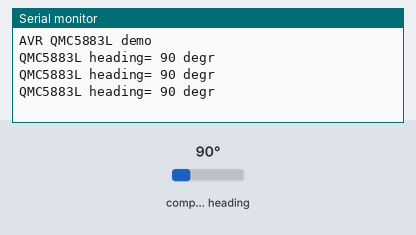
This program was run on a simulated ATmega32, built with avr-gcc and emulated at 8 MHz. Shown: the last lines printed to the serial monitor. Wiring (inferred from the names in the program): QMC5883L compass at I2C address 0x0D. The test bench sets the inputs (shaded band); at power-on: compass heading 90°.

Above: at 1.2 s.
1.3 s: compass heading set to 7°
At 2.0 s:
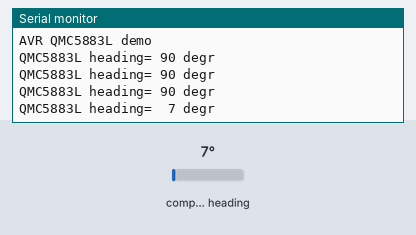
3.5 s: compass heading set to 180°
At 4.0 s:
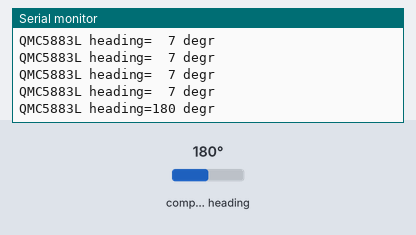

The program:

main.c
```c
#define F_CPU 8000000UL

#include <avr/io.h>
#include <avr/interrupt.h>
#include <util/delay.h>
#include <avr/pgmspace.h>

#include "uart/uart.h"
#include "xprintf_asm/xprintf_asm.h"
#include "avr-hw-i2c/i2cmaster.h"
#include "qmc5883l/qmc5883l.h"

int main (void)
{
	int16_t mx,my,mz;
	float hdg;

	uart_init(UART_BAUD_SELECT_DOUBLE_SPEED(2400,F_CPU));
	xdev_out(uart_putc);

	xputs(PSTR("AVR QMC5883L demo\n"));
	i2c_init();
	qmc5883l_init();
	sei();
	while(1){
		qmc5883l_getrawdata(&mx,&my,&mz);
		hdg = qmc5883l_calc_heading(mx,my);

		//xprintf(PSTR("QMC5883L heading=%3d degr mx=%d my=%d mz=%d  \n"), (int16_t)hdg,mx,my,mz);
		xprintf(PSTR("QMC5883L heading=%3d degr \n"), (int16_t)hdg);
		_delay_ms(500);
	}
}
```

i2cmaster.h
```c
#ifndef _I2CMASTER_H
#define _I2CMASTER_H   1
/*************************************************************************
* Title:    C include file for the I2C master interface
*           (i2cmaster.S or twimaster.c)
* Author:   Peter Fleury <pfleury@gmx.ch>  http://jump.to/fleury
* File:     $Id: i2cmaster.h,v 1.10 2005/03/06 22:39:57 Peter Exp $
* Software: AVR-GCC 3.4.3 / avr-libc 1.2.3
* Target:   any AVR device
* Usage:    see Doxygen manual
**************************************************************************/

#ifdef DOXYGEN
/**
 @defgroup pfleury_ic2master I2C Master library
 @code #include <i2cmaster.h> @endcode

 @brief I2C (TWI) Master Software Library

 Basic routines for communicating with I2C slave devices. This single master
 implementation is limited to one bus master on the I2C bus.

 This I2c library is implemented as a compact assembler software implementation of the I2C protocol
 which runs on any AVR (i2cmaster.S) and as a TWI hardware interface for all AVR with built-in TWI hardware (twimaster.c).
 Since the API for these two implementations is exactly the same, an application can be linked either against the
 software I2C implementation or the hardware I2C implementation.

 Use 4.7k pull-up resistor on the SDA and SCL pin.

 Adapt the SCL and SDA port and pin definitions and eventually the delay routine in the module
 i2cmaster.S to your target when using the software I2C implementation !

 Adjust the  CPU clock frequence F_CPU in twimaster.c or in the Makfile when using the TWI hardware implementaion.

 @note
    The module i2cmaster.S is based on the Atmel Application Note AVR300, corrected and adapted
    to GNU assembler and AVR-GCC C call interface.
    Replaced the incorrect quarter period delays found in AVR300 with
    half period delays.

 @author Peter Fleury pfleury@gmx.ch  http://jump.to/fleury

 @par API Usage Example
  The following code shows typical usage of this library, see example test_i2cmaster.c

 @code

 #include <i2cmaster.h>


 #define Dev24C02  0xA2      // device address of EEPROM 24C02, see datasheet

 int main(void)
 {
     unsigned char ret;

     i2c_init();                             // initialize I2C library

     // write 0x75 to EEPROM address 5 (Byte Write)
     i2c_start_wait(Dev24C02+I2C_WRITE);     // set device address and write mode
     i2c_write(0x05);                        // write address = 5
     i2c_write(0x75);                        // write value 0x75 to EEPROM
     i2c_stop();                             // set stop conditon = release bus


     // read previously written value back from EEPROM address 5
     i2c_start_wait(Dev24C02+I2C_WRITE);     // set device address and write mode

     i2c_write(0x05);                        // write address = 5
     i2c_rep_start(Dev24C02+I2C_READ);       // set device address and read mode

     ret = i2c_readNak();                    // read one byte from EEPROM
     i2c_stop();

     for(;;);
 }
 @endcode

*/
#endif /* DOXYGEN */

/**@{*/

#if (__GNUC__ * 100 + __GNUC_MINOR__) < 304
#error "This library requires AVR-GCC 3.4 or later, update to newer AVR-GCC compiler !"
#endif

#include <avr/io.h>

/** defines the data direction (reading from I2C device) in i2c_start(),i2c_rep_start() */
#define I2C_READ    1

/** defines the data direction (writing to I2C device) in i2c_start(),i2c_rep_start() */
#define I2C_WRITE   0


/**
 @brief initialize the I2C master interace. Need to be called only once
 @param  void
 @return none
 */
extern void i2c_init(void);


/**
 @brief Terminates the data transfer and releases the I2C bus
 @param void
 @return none
 */
extern void i2c_stop(void);


/**
 @brief Issues a start condition and sends address and transfer direction

 @param    addr address and transfer direction of I2C device
 @retval   0   device accessible
 @retval   1   failed to access device
 */
extern unsigned char i2c_start(unsigned char addr);


/**
 @brief Issues a repeated start condition and sends address and transfer direction

 @param   addr address and transfer direction of I2C device
 @retval  0 device accessible
 @retval  1 failed to access device
 */
extern unsigned char i2c_rep_start(unsigned char addr);


/**
 @brief Issues a start condition and sends address and transfer direction

 If device is busy, use ack polling to wait until device ready
 @param    addr address and transfer direction of I2C device
 @return   none
 */
extern void i2c_start_wait(unsigned char addr);


/**
 @brief Send one byte to I2C device
 @param    data  byte to be transfered
 @retval   0 write successful
 @retval   1 write failed
 */
extern unsigned char i2c_write(unsigned char data);


/**
 @brief    read one byte from the I2C device, request more data from device
 @return   byte read from I2C device
 */
extern unsigned char i2c_readAck(void);

/**
 @brief    read one byte from the I2C device, read is followed by a stop condition
 @return   byte read from I2C device
 */
extern unsigned char i2c_readNak(void);

/**
 @brief    read one byte from the I2C device

 Implemented as a macro, which calls either i2c_readAck or i2c_readNak

 @param    ack 1 send ack, request more data from device<br>
               0 send nak, read is followed by a stop condition
 @return   byte read from I2C device
 */
extern unsigned char i2c_read(unsigned char ack);
#define i2c_read(ack)  (ack) ? i2c_readAck() : i2c_readNak();


/**@}*/
#endif
```

twimastertimeout.c
```c
/*
 * modified version of I2C master library
 * added a timeout variable for non blocking i2c
 */

/*************************************************************************
* Title:    I2C master library using hardware TWI interface
* Author:   Peter Fleury <pfleury@gmx.ch>  http://jump.to/fleury
* File:     $Id: twimaster.c,v 1.3 2005/07/02 11:14:21 Peter Exp $
* Software: AVR-GCC 3.4.3 / avr-libc 1.2.3
* Target:   any AVR device with hardware TWI
* Usage:    API compatible with I2C Software Library i2cmaster.h
**************************************************************************/
#include "i2cmaster.h"
#include <inttypes.h>
#include <stdio.h>
#include <util/twi.h>


/* define CPU frequency in Mhz here if not defined in Makefile */
#ifndef F_CPU
#define F_CPU 4000000UL
#endif

/* I2C clock in Hz */
#define SCL_CLOCK  100000L

/* I2C timer max delay */
#define I2C_TIMER_DELAY 0xFF

/*************************************************************************
 Initialization of the I2C bus interface. Need to be called only once
*************************************************************************/
void i2c_init(void)
{
  /* initialize TWI clock: 100 kHz clock, TWPS = 0 => prescaler = 1 */

  TWSR = 0;                         /* no prescaler */
  TWBR = ((F_CPU/SCL_CLOCK)-16)/2;  /* must be > 10 for stable operation */

}/* i2c_init */


/*************************************************************************
  Issues a start condition and sends address and transfer direction.
  return 0 = device accessible, 1= failed to access device
*************************************************************************/
unsigned char i2c_start(unsigned char address)
{
	uint32_t  i2c_timer = 0;
    uint8_t   twst;

	// send START condition
	TWCR = (1<<TWINT) | (1<<TWSTA) | (1<<TWEN);

	// wait until transmission completed
	i2c_timer = I2C_TIMER_DELAY;
	while(!(TWCR & (1<<TWINT)) && i2c_timer--);
	if(i2c_timer == 0)
		return 1;

	// check value of TWI Status Register. Mask prescaler bits.
	twst = TW_STATUS & 0xF8;
	if ( (twst != TW_START) && (twst != TW_REP_START)) return 1;

	// send device address
	TWDR = address;
	TWCR = (1<<TWINT) | (1<<TWEN);

	// wail until transmission completed and ACK/NACK has been received
	i2c_timer = I2C_TIMER_DELAY;
	while(!(TWCR & (1<<TWINT)) && i2c_timer--);
	if(i2c_timer == 0)
		return 1;

	// check value of TWI Status Register. Mask prescaler bits.
	twst = TW_STATUS & 0xF8;
	if ( (twst != TW_MT_SLA_ACK) && (twst != TW_MR_SLA_ACK) ) return 1;

	return 0;

}/* i2c_start */


/*************************************************************************
 Issues a start condition and sends address and transfer direction.
 If device is busy, use ack polling to wait until device is ready

 Input:   address and transfer direction of I2C device
*************************************************************************/
void i2c_start_wait(unsigned char address)
{
	uint32_t  i2c_timer = 0;
	uint8_t   twst;

    while ( 1 )
    {
	    // send START condition
	    TWCR = (1<<TWINT) | (1<<TWSTA) | (1<<TWEN);

    	// wait until transmission completed
	    i2c_timer = I2C_TIMER_DELAY;
    	while(!(TWCR & (1<<TWINT)) && i2c_timer--);

    	// check value of TWI Status Register. Mask prescaler bits.
    	twst = TW_STATUS & 0xF8;
    	if ( (twst != TW_START) && (twst != TW_REP_START)) continue;

    	// send device address
    	TWDR = address;
    	TWCR = (1<<TWINT) | (1<<TWEN);

    	// wail until transmission completed
    	i2c_timer = I2C_TIMER_DELAY;
    	while(!(TWCR & (1<<TWINT)) && i2c_timer--);

    	// check value of TWI Status Register. Mask prescaler bits.
    	twst = TW_STATUS & 0xF8;
    	if ( (twst == TW_MT_SLA_NACK )||(twst ==TW_MR_DATA_NACK) )
    	{
    	    /* device busy, send stop condition to terminate write operation */
	        TWCR = (1<<TWINT) | (1<<TWEN) | (1<<TWSTO);

	        // wait until stop condition is executed and bus released
	        i2c_timer = I2C_TIMER_DELAY;
	        while((TWCR & (1<<TWSTO)) && i2c_timer--);

    	    continue;
    	}
    	//if( twst != TW_MT_SLA_ACK) return 1;
    	break;
     }

}/* i2c_start_wait */


/*************************************************************************
 Issues a repeated start condition and sends address and transfer direction

 Input:   address and transfer direction of I2C device

 Return:  0 device accessible
          1 failed to access device
*************************************************************************/
unsigned char i2c_rep_start(unsigned char address)
{
    return i2c_start( address );

}/* i2c_rep_start */


/*************************************************************************
 Terminates the data transfer and releases the I2C bus
*************************************************************************/
void i2c_stop(void)
{
	uint32_t  i2c_timer = 0;

    /* send stop condition */
	TWCR = (1<<TWINT) | (1<<TWEN) | (1<<TWSTO);

	// wait until stop condition is executed and bus released
	i2c_timer = I2C_TIMER_DELAY;
	while((TWCR & (1<<TWSTO)) && i2c_timer--);

}/* i2c_stop */


/*************************************************************************
  Send one byte to I2C device

  Input:    byte to be transfered
  Return:   0 write successful
            1 write failed
*************************************************************************/
unsigned char i2c_write( unsigned char data )
{
	uint32_t  i2c_timer = 0;
    uint8_t   twst;

	// send data to the previously addressed device
	TWDR = data;
	TWCR = (1<<TWINT) | (1<<TWEN);

	// wait until transmission completed
	i2c_timer = I2C_TIMER_DELAY;
	while(!(TWCR & (1<<TWINT)) && i2c_timer--);
	if(i2c_timer == 0)
		return 1;

	// check value of TWI Status Register. Mask prescaler bits
	twst = TW_STATUS & 0xF8;
	if( twst != TW_MT_DATA_ACK) return 1;
	return 0;

}/* i2c_write */


/*************************************************************************
 Read one byte from the I2C device, request more data from device

 Return:  byte read from I2C device
*************************************************************************/
unsigned char i2c_readAck(void)
{
	uint32_t  i2c_timer = 0;

	TWCR = (1<<TWINT) | (1<<TWEN) | (1<<TWEA);
	i2c_timer = I2C_TIMER_DELAY;
	while(!(TWCR & (1<<TWINT)) && i2c_timer--);
	if(i2c_timer == 0)
		return 0;

    return TWDR;

}/* i2c_readAck */


/*************************************************************************
 Read one byte from the I2C device, read is followed by a stop condition

 Return:  byte read from I2C device
*************************************************************************/
unsigned char i2c_readNak(void)
{
	uint32_t  i2c_timer = 0;

	TWCR = (1<<TWINT) | (1<<TWEN);
	i2c_timer = I2C_TIMER_DELAY;
	while(!(TWCR & (1<<TWINT)) && i2c_timer--);
	if(i2c_timer == 0)
		return 0;

    return TWDR;

}/* i2c_readNak */
```

qmc5883l.c
```c
// (licence header left out)
#include <stdlib.h>
#include <avr/io.h>
#include <util/delay.h>
#include <math.h>

#include "../avr-hw-i2c/i2cmaster.h" //path to i2c fleury lib

#include "qmc5883l.h"

void qmc5883l_write_reg(uint8_t reg, uint8_t val)
{
	i2c_start(QMC5883L_ADDR | I2C_WRITE);
	i2c_write(reg);
	i2c_write(val);
	i2c_stop();
}

void qmc5883l_init(void)
{
	#if QMC5883L_I2C_INIT == 1
	i2c_init();
	_delay_us(10);
	#endif

	qmc5883l_write_reg(QMC5883_REG_SET_RESET,0x01);
	qmc5883l_set_config(QMC5883_MODE_CONTINOUS, ODR_200Hz,RNG_8G,OSR_512);
}

void qmc5883l_set_config(uint16_t mode,uint16_t odr,uint16_t rng,uint16_t osr)
{
	qmc5883l_write_reg(QMC5883_REG_CONFIG_1,mode|odr|rng|osr);
}


void qmc5883l_getrawdata(int16_t *mx, int16_t *my, int16_t *mz)
{
	uint8_t i = 0;
	uint8_t buff[6];

	i2c_start(QMC5883L_ADDR | I2C_WRITE);
	i2c_write(0x00);
	i2c_stop();
	i2c_rep_start(QMC5883L_ADDR | I2C_READ);
	for(i=0; i<6; i++) {
		buff[i] = (i==5)?i2c_readNak():i2c_readAck();
	}
	i2c_stop();

	*mx = (int16_t)((buff[1] << 8) | buff[0]);
	*my = (int16_t)((buff[3] << 8) | buff[2]);
	*mz = (int16_t)((buff[5] << 8) | buff[4]);
}

float qmc5883l_calc_heading(int16_t mx, int16_t my)
{
	float heading = atan2((double)my,(double)mx)*180.0/M_PI;

	return (heading < 0)? 360 + heading:heading;
}
```

qmc5883l.h
```c
// (licence header left out)
/*
 	In some GY-271 boards QMC5883L is used instead HMC5883L
	https://img.filipeflop.com/files/download/Datasheet-QMC5883L-1.0%20.pdf
*/

#ifndef QMC5883L_H_
#define QMC5883L_H_

#define QMC5883L_ADDR                (0x0D <<1) //device address
#define QMC5883L_I2C_INIT 0          //init i2c during chip init

#define QMC5883_REG_OUT_X_LSB        (0x00)
#define QMC5883_REG_OUT_X_MSB        (0x01)
#define QMC5883_REG_OUT_Y_LSB        (0x02)
#define QMC5883_REG_OUT_Y_MSB        (0x03)
#define QMC5883_REG_OUT_Z_LSB        (0x04)
#define QMC5883_REG_OUT_Z_MSB        (0x05)
#define QMC5883_REG_STATUS           (0x06)
#define QMC5883_REG_TEMP_LSB         (0x07)
#define QMC5883_REG_TEMP_MSB         (0x08)
#define QMC5883_REG_CONFIG_1         (0x09)
#define QMC5883_REG_CONFIG_2         (0x0A)
#define QMC5883_REG_SET_RESET        (0x0B)

/* Mode Control */
#define QMC5883_MODE_SINGLE     0b00000000
#define QMC5883_MODE_CONTINOUS  0b00000001

/* Output Data Rate */
#define ODR_10Hz        0b00000000
#define ODR_50Hz        0b00000100
#define ODR_100Hz       0b00001000
#define ODR_200Hz       0b00001100
/* Full Scale */
#define RNG_2G          0b00000000
#define RNG_8G          0b00010000
/* Over Sample Ratio */
#define OSR_512         0b00000000
#define OSR_256         0b01000000
#define OSR_128         0b10000000
#define OSR_64          0b11000000

void qmc5883l_init(void);
void qmc5883l_write_reg(uint8_t reg, uint8_t val);
void qmc5883l_set_config(uint16_t mode,uint16_t odr,uint16_t rng,uint16_t osr);
void qmc5883l_getrawdata(int16_t *mx, int16_t *my, int16_t *mz);
float qmc5883l_calc_heading(int16_t mx, int16_t my);

#endif /* QMC5883L_H_ */
```

Source omitted: uart.c (25584 bytes), uart.h (9504 bytes), xprintf_asm.h (3387 bytes)

Measured:
- after the input at 1.3 s, the serial monitor: prints a new line after 0.26 s (image 1)
- after the input at 3.5 s, the serial monitor: prints a new line after 0.07 s (image 2)
